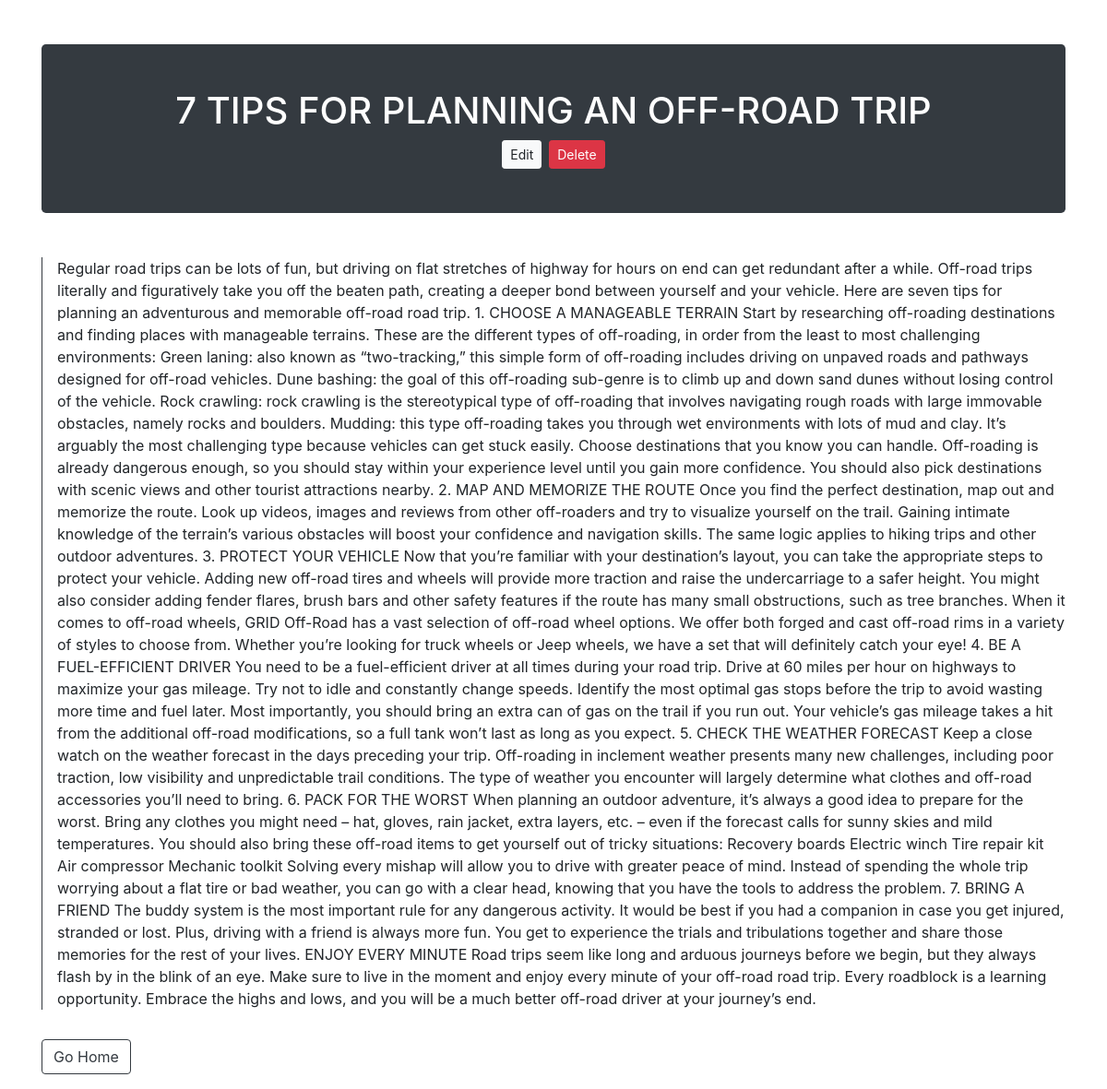
Screenshot of /app/dashboard/view.php?id=1 with the database file from the repository.
### tables this page shows
CREATE TABLE `blog_data` (
  `id` int(11) NOT NULL,
  `title` varchar(255) NOT NULL,
  `content` longtext NOT NULL
);

### app/dashboard/logic.php (called while the page is built, shortened)
<?php
    $conn = mysqli_connect("localhost", "root", "", "offtrails");
    if(isset($_REQUEST['id'])){
        $id = $_REQUEST['id'];
        $sql = "SELECT * FROM blog_data WHERE id = $id";
        $query = mysqli_query($conn, $sql);
    }
?>

### app/dashboard/view.php (the view, shortened to what this page needs)
<?php
    include "logic.php";
?>
<!DOCTYPE html>
<html lang="en">
<head>
    <link rel="stylesheet" href="https://stackpath.bootstrapcdn.com/bootstrap/4.5.2/css/bootstrap.min.css">
</head>
<body>
   <div class="container mt-5">
        <?php foreach($query as $q){?>
            <div class="bg-dark p-5 rounded-lg text-white text-center">
                <h1><?php echo urldecode($q['title']);?></h1>
                <div class="d-flex mt-2 justify-content-center align-items-center">
                    <a href="edit.php?id=<?php echo $q['id']?>" class="btn btn-light btn-sm" name="edit">Edit</a>
                    <form method="POST">
                        <button class="btn btn-danger btn-sm ml-2" name="delete">Delete</button>
                    </form>
                </div>
            </div>
            <p class="mt-5 border-left border-dark pl-3"><?php echo urldecode($q['content']);?></p>
        <?php } ?>
        <a href="index.php" class="btn btn-outline-dark my-3">Go Home</a>
   </div>
</body>
</html>

### rows the page displays
blog_data: title "7 TIPS FOR PLANNING AN OFF-ROAD TRIP", content "Regular road trips can be lots of fun, but driving on flat stretches of highway for hours on end can get redundant after a while. Off-road trips literally and figuratively take you off the beaten path, creating a deeper bond between yourself and your vehicle. Here are seven tips for planning an adventurous and memorable off-road road trip. 1. CHOOSE A MANAGEABLE TERRAIN Start by researching off-roading destinations and finding places with manageable terrains. These are the different types of off-roading, in order from the least to most challenging environments: Green laning: also known as “two-tracking,” this simple form of off-roading includes driving on unpaved roads and pathways designed…"
